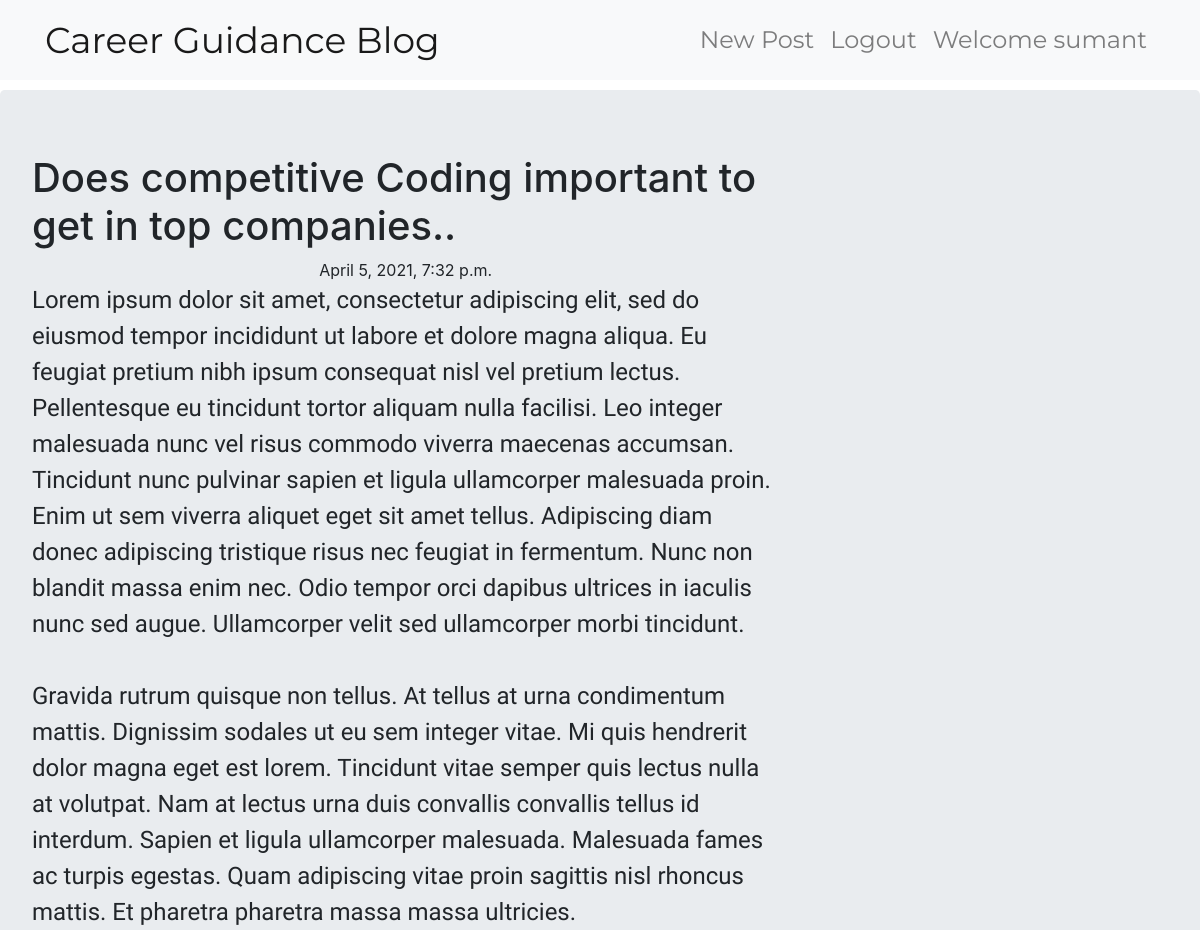
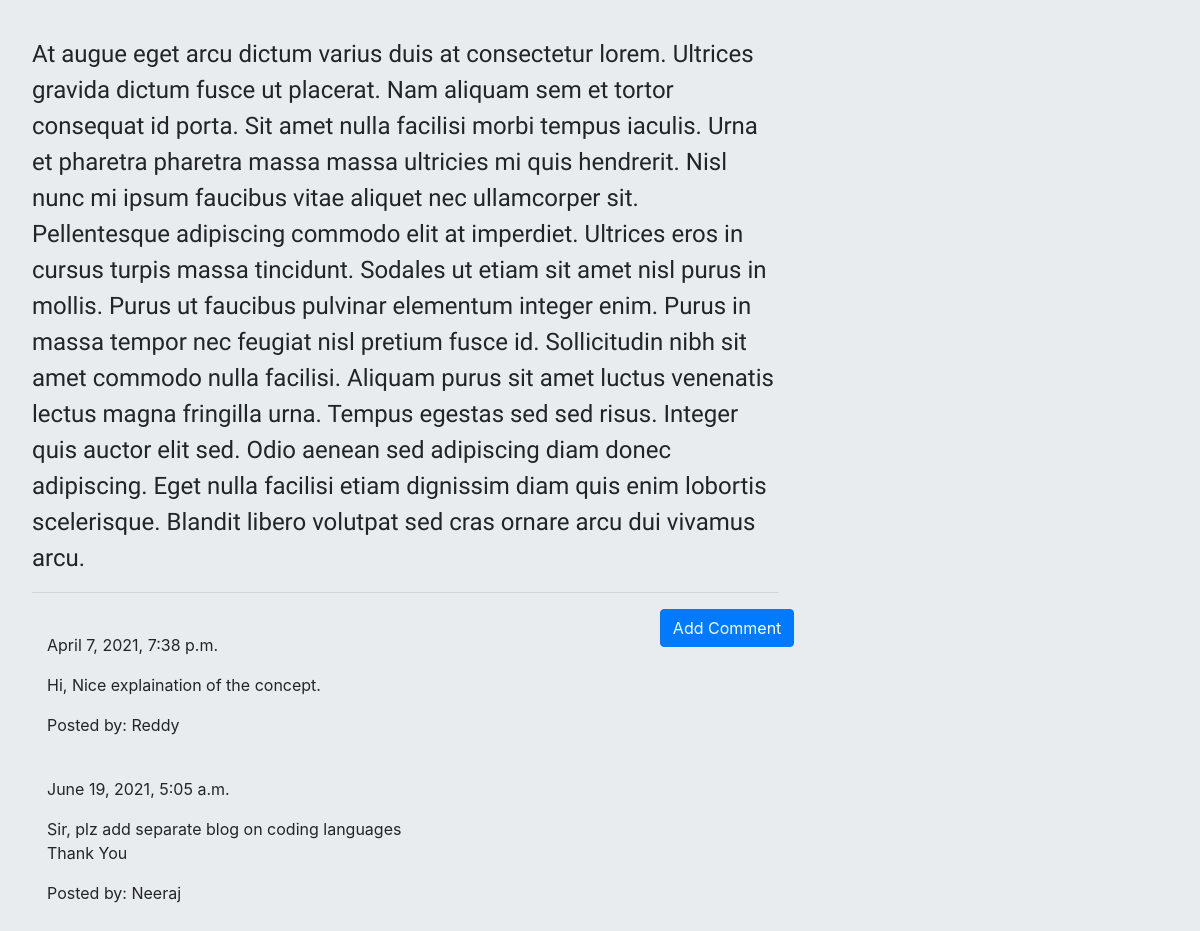
The app's page /post/15/ (signed in) with its own data (2 pictures, top to bottom).
### blog/models.py (models this page shows, shortened)
class Post(models.Model):
    author = models.ForeignKey('auth.User', on_delete=models.CASCADE)
    title = models.CharField(max_length=256)
    text = models.TextField()
    created_date = models.DateTimeField(default=timezone.now)
    published_date = models.DateTimeField(blank=True, null=True)

class Comment(models.Model):
    post = models.ForeignKey('blog.Post', on_delete=models.CASCADE, related_name='comments')
    name = models.CharField(max_length=256)
    text = models.TextField()
    created_date = models.DateTimeField(default=timezone.now)
    approved_comment = models.BooleanField(default=False)

### blog/views.py (the view)
# urls.py: path('post/<int:pk>/', views.PostDetailView.as_view(), name='post_detail'),
class PostDetailView(DetailView):
    model = Post

### blog/templates/blog/post_detail.html (shortened to what this page needs)
{% extends "blog/base.html" %}
{% block content %}
  <h1>{{post.title}}</h1>
  {% if post.published_date %}
    <div class="date postdate">
      {{post.published_date}}
    </div>
    {% else %}
    <a class='btn btn-default' href="{% url 'post_publish' pk=post.pk %}">Publish</a>
  {% endif %}
  <p class="postcontent">{{post.text|safe|linebreaksbr}}</p>
  <hr>
  <a class="btn btn-primary btn-comment" href="{% url 'add_comment_to_post' pk=post.pk %}">Add Comment</a>
  <div class="container">
    {% for comment in post.comments.all %}
      <br>
      {% if user.is_authenticated or comment.approved_comment %}
        {{comment.created_date }}
        <p>{{comment.text|safe|linebreaks}}</p>
        <p>Posted by: {{comment.name}}</p>
      {% endif %}
      {% empty %}
      <p>No Comments!</p>
    {% endfor %}
  </div>
{% endblock %}

### blog/templates/blog/base.html (shortened to what this page needs)
<!DOCTYPE html>
{% load static %}
<html lang="en" dir="ltr">
  <head>
    <link rel="stylesheet" href="https://stackpath.bootstrapcdn.com/bootstrap/4.1.1/css/bootstrap.min.css">
    <link rel="stylesheet" href="//cdn.jsdelivr.net/npm/medium-editor@latest/dist/css/medium-editor.min.css" type="text/css" media="screen" charset="utf-8">
    <link rel="stylesheet" href="{% static 'css/blog.css' %}">
  </head>
  <body class="loader">
    <nav class="navbar navbar-expand-lg  navbar-light bg-light techfont custom-navbar">
        <div class="container">
          <ul class="navbar-nav">
              <li> <a class="navbar-brand bigbrand" href="{% url 'post_list' %}">Career Guidance Blog</a> </li>
          </ul>
          <ul class="navbar-nav ml-auto">
            {% if user.is_authenticated %}
            <li>
              <a class="nav-link"href="{% url 'post_new' %}">New Post</a>
            </li>
            <li>
              <a class="nav-link"href="{% url 'logout' %}"> Logout </a>
            </li>
            <li> <a class="nav-link">Welcome {{user.username}}</a> </li>
            {% endif %}
          </ul>
        </div>
      </nav>
    <div class="jumbotron">
      <div class="row">
        <div class="col-md-8">
          <div class="blog_post">
            {% block content %}
            {% endblock %}
          </div>
        </div>
      </div>
    </div>
  </body>
</html>

### blog/static/css/blog.css (style rules this page uses)
.techfont { font-family: 'Montserrat', sans-serif; font-size: 1.5em; margin-bottom: 10px; }
.postdate { text-align: center; }
.postcontent { font-family: 'Exo', sans-serif; font-size: 1.5em; }
.btn-comment { position: absolute; right: 0px; }
.loader { filter:hue-rotate(0deg); color:linear-gradient(45deg,#0f8,#08f); animation:hue 10000ms infinite linear; }
.bigbrand { font-size: 1.5em; }

### records on screen
Post: title "Does competitive Coding important to get in top companies..", published_date "April 5, 2021, 7:32 p.m.", text "Lorem ipsum dolor sit amet, consectetur adipiscing elit, sed do eiusmod tempor incididunt ut labore et dolore magna aliqua. Eu feugiat pretium nibh ipsum consequat nisl vel pretium lectus. Pellentesque eu tincidunt tortor aliquam nulla facilisi. Leo integer malesuada nunc vel risus commodo viverra maecenas accumsan. Tincidunt nunc pulvinar sapien et ligula ullamcorper malesuada proin. Enim ut sem viverra aliquet eget sit amet tellus. Adipiscing diam donec adipiscing tristique risus nec feugiat in fermentum. Nunc non blandit massa enim nec. Odio tempor orci dapibus ultrices in iaculis nunc sed augue. Ullamcorper velit sed ullamcorper morbi tincidunt. Gravida rutrum quisque non tellus. At…"
Comment: created_date "April 7, 2021, 7:38 p.m.", text "Hi, Nice explaination of the concept.", name "Reddy"
Comment: created_date "June 19, 2021, 5:05 a.m.", text "Sir, plz add separate blog on coding languages Thank You", name "Neeraj"

### other values on screen
{{ user.username }} "sumant"
